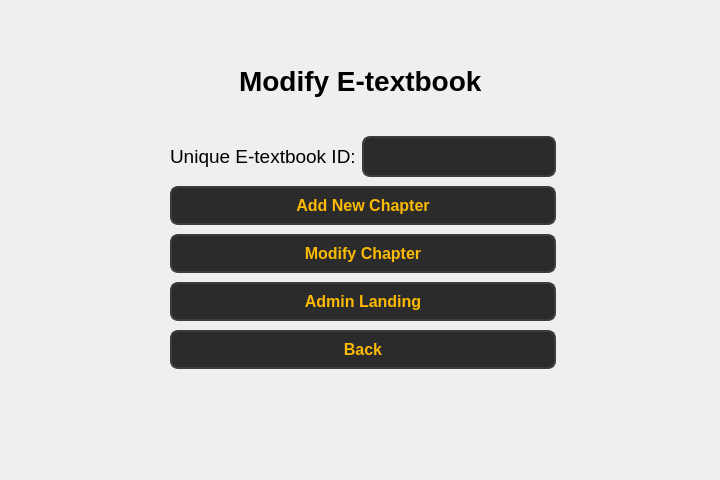
<?xml version="1.0" encoding="UTF-8"?>
<ui version="4.0">
 <class>Form</class>
 <widget class="QWidget" name="Form">
  <property name="geometry">
   <rect>
    <x>0</x>
    <y>0</y>
    <width>720</width>
    <height>480</height>
   </rect>
  </property>
  <property name="windowTitle">
   <string>Form</string>
  </property>
  <widget class="QLabel" name="label">
   <property name="geometry">
    <rect>
     <x>239</x>
     <y>60</y>
     <width>261</width>
     <height>41</height>
    </rect>
   </property>
   <property name="font">
    <font>
     <pointsize>21</pointsize>
     <bold>true</bold>
    </font>
   </property>
   <property name="text">
    <string>Modify E-textbook</string>
   </property>
  </widget>
  <widget class="QWidget" name="layoutWidget">
   <property name="geometry">
    <rect>
     <x>170</x>
     <y>133</y>
     <width>386</width>
     <height>241</height>
    </rect>
   </property>
   <layout class="QVBoxLayout" name="verticalLayout">
    <item>
     <layout class="QHBoxLayout" name="horizontalLayout">
      <item>
       <widget class="QLabel" name="label_4">
        <property name="font">
         <font>
          <pointsize>14</pointsize>
         </font>
        </property>
        <property name="text">
         <string>Unique E-textbook ID:</string>
        </property>
       </widget>
      </item>
      <item>
       <widget class="QLineEdit" name="lineEdit_3">
        <property name="styleSheet">
         <string notr="true">QLineEdit {
        background-color: #2b2b2b;  /* Dark background */
        color: #fcba03;  /* Text color */
        border: 2px solid #3d3d3d;  /* Border color */
        border-radius: 8px;  /* Rounded corners */
        padding: 8px;  /* Padding inside the input field */
        font-size: 16px;  /* Font size */
        font-weight: bold;  /* Bold font */
    }

    QLineEdit:hover {
        background-color: #3d3d3d;  /* Background when hovered */
        border: 2px solid #fcba03;  /* Border color when hovered */
    }

    QLineEdit:focus {
        background-color: #1a1a1a;  /* Background when focused */
        border: 2px solid #fcba03;  /* Border color when focused */
        color: #ffffff;  /* Text color when focused */
    }</string>
        </property>
       </widget>
      </item>
     </layout>
    </item>
    <item>
     <layout class="QHBoxLayout" name="horizontalLayout_3">
      <item>
       <widget class="QPushButton" name="pushButton">
        <property name="styleSheet">
         <string notr="true">QPushButton {
        background-color: #2b2b2b;  
        color: #fcba03;              
        border: 2px solid #3d3d3d;      
        border-radius: 8px;          
        padding: 8px 16px;            
        font-size: 16px;            
        font-weight: bold;
    
    }

    QPushButton:hover {
        background-color: #fcba03;
		 color: #000000;
        border: 2px solid #5a5a5a;    
    }

    QPushButton:pressed {
        background-color: #1a1a1a;      
        border: 2px solid #2b2b2b;      
    }</string>
        </property>
        <property name="text">
         <string>Add New Chapter</string>
        </property>
       </widget>
      </item>
     </layout>
    </item>
    <item>
     <widget class="QPushButton" name="pushButton_2">
      <property name="styleSheet">
       <string notr="true">QPushButton {
        background-color: #2b2b2b;  
        color: #fcba03;              
        border: 2px solid #3d3d3d;      
        border-radius: 8px;          
        padding: 8px 16px;            
        font-size: 16px;            
        font-weight: bold;
    
    }

    QPushButton:hover {
        background-color: #fcba03;
		 color: #000000;
        border: 2px solid #5a5a5a;    
    }

    QPushButton:pressed {
        background-color: #1a1a1a;      
        border: 2px solid #2b2b2b;      
    }</string>
      </property>
      <property name="text">
       <string>Modify Chapter</string>
      </property>
     </widget>
    </item>
    <item>
     <widget class="QPushButton" name="pushButton_3">
      <property name="styleSheet">
       <string notr="true">QPushButton {
        background-color: #2b2b2b;  
        color: #fcba03;              
        border: 2px solid #3d3d3d;      
        border-radius: 8px;          
        padding: 8px 16px;            
        font-size: 16px;            
        font-weight: bold;
    
    }

    QPushButton:hover {
        background-color: #fcba03;
		 color: #000000;
        border: 2px solid #5a5a5a;    
    }

    QPushButton:pressed {
        background-color: #1a1a1a;      
        border: 2px solid #2b2b2b;      
    }</string>
      </property>
      <property name="text">
       <string>Admin Landing</string>
      </property>
     </widget>
    </item>
    <item>
     <widget class="QPushButton" name="pushButton_back">
      <property name="styleSheet">
       <string notr="true">QPushButton {
        background-color: #2b2b2b;  
        color: #fcba03;              
        border: 2px solid #3d3d3d;      
        border-radius: 8px;          
        padding: 8px 16px;            
        font-size: 16px;            
        font-weight: bold;
    
    }

    QPushButton:hover {
        background-color: #fcba03;
		 color: #000000;
        border: 2px solid #5a5a5a;    
    }

    QPushButton:pressed {
        background-color: #1a1a1a;      
        border: 2px solid #2b2b2b;      
    }</string>
      </property>
      <property name="text">
       <string>Back</string>
      </property>
     </widget>
    </item>
   </layout>
  </widget>
 </widget>
 <resources/>
 <connections/>
</ui>
